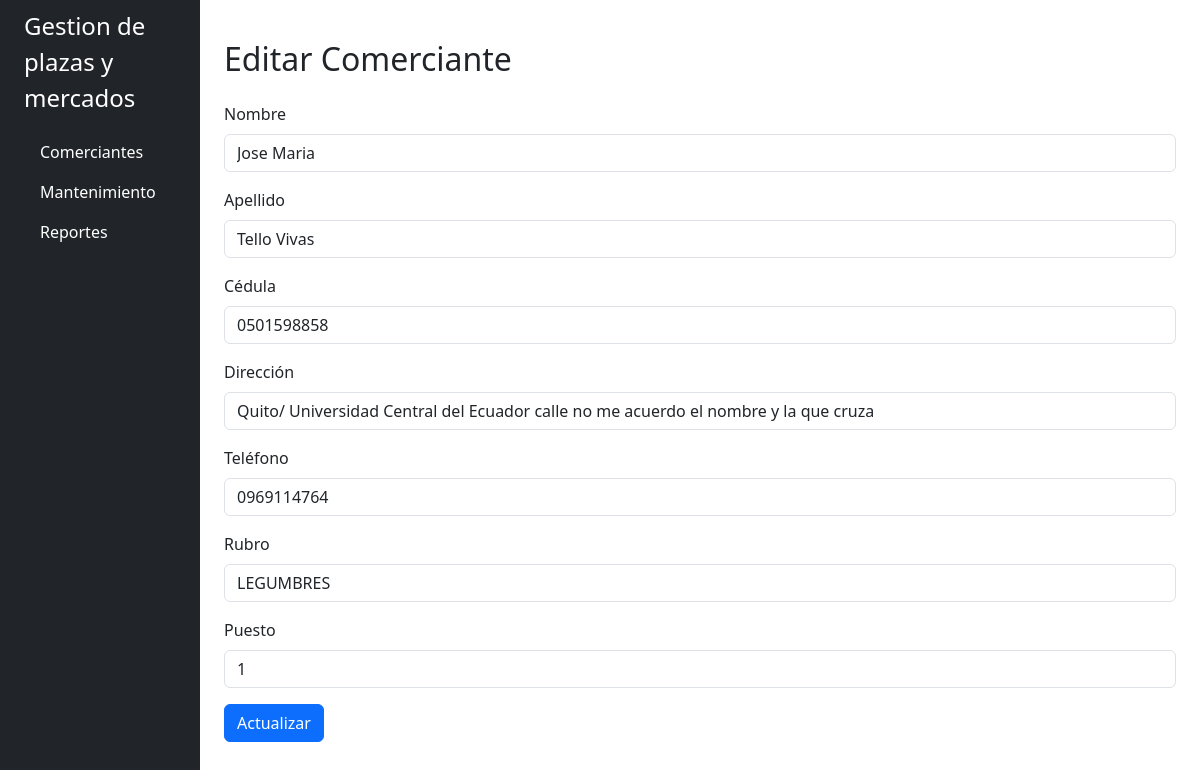
The page /comerciantes/editar/2 on the database its author committed.
### app/models.py (models this page shows)
class Comerciante(db.Model):
    id = db.Column(db.Integer, primary_key=True)
    nombre = db.Column(db.String(100), nullable=False)
    apellido = db.Column(db.String(100), nullable=False)
    cedula = db.Column(db.String(10), unique=True, nullable=False)
    direccion = db.Column(db.String(150), nullable=True)
    telefono = db.Column(db.String(15), nullable=True)
    rubro = db.Column(db.String(50), nullable=False)
    puesto = db.Column(db.String(20), nullable=False)
    activo = db.Column(db.Boolean, default=True)

### app/routes/comerciantes.py (the view, shortened to what this page needs)
@bp.route('/editar/<int:id>', methods=['GET', 'POST'])
def editar(id):
    comerciante = Comerciante.query.get_or_404(id)
    return render_template('comerciantes/form.html', comerciante=comerciante)

### app/templates/comerciantes/form.html (shortened to what this page needs)
{% extends 'base.html' %}
{% block content %}
<div class="container mt-4">
  <h2 class="mb-4">{{ 'Editar' if comerciante else 'Nuevo' }} Comerciante</h2>
  <form method="post">
    <div class="mb-3">
      <label for="nombre" class="form-label">Nombre</label>
      <input type="text" name="nombre" class="form-control" required value="{{ comerciante.nombre if comerciante else '' }}">
    </div>
    <div class="mb-3">
      <label for="apellido" class="form-label">Apellido</label>
      <input type="text" name="apellido" class="form-control" required value="{{ comerciante.apellido if comerciante else '' }}">
    </div>
    <div class="mb-3">
      <label for="cedula" class="form-label">Cédula</label>
      <input type="text" name="cedula" class="form-control" required value="{{ comerciante.cedula if comerciante else '' }}">
    </div>
    <div class="mb-3">
      <label for="direccion" class="form-label">Dirección</label>
      <input type="text" name="direccion" class="form-control" value="{{ comerciante.direccion if comerciante else '' }}">
    </div>
    <div class="mb-3">
      <label for="telefono" class="form-label">Teléfono</label>
      <input type="text" name="telefono" class="form-control" value="{{ comerciante.telefono if comerciante else '' }}">
    </div>
    <div class="mb-3">
      <label for="rubro" class="form-label">Rubro</label>
      <input type="text" name="rubro" class="form-control" required value="{{ comerciante.rubro if comerciante else '' }}">
    </div>
    <div class="mb-3">
      <label for="puesto" class="form-label">Puesto</label>
      <input type="text" name="puesto" class="form-control" required value="{{ comerciante.puesto if comerciante else '' }}">
    </div>
    <button type="submit" class="btn btn-primary">{{ 'Actualizar' if comerciante else 'Guardar' }}</button>
  </form>
</div>
{% endblock %}

### rows shown on the page
Comerciante: nombre "Jose Maria", apellido "Tello Vivas", cedula "0501598858", direccion "Quito/ Universidad Central del Ecuador calle no me acuerdo el nombre y la que cruza", telefono "0969114764", rubro "LEGUMBRES", puesto "1"

### other values the page prints
{{ 'Editar' if comerciante else 'Nuevo' }} "Editar"
{{ 'Actualizar' if comerciante else 'Guardar' }} "Actualizar"
